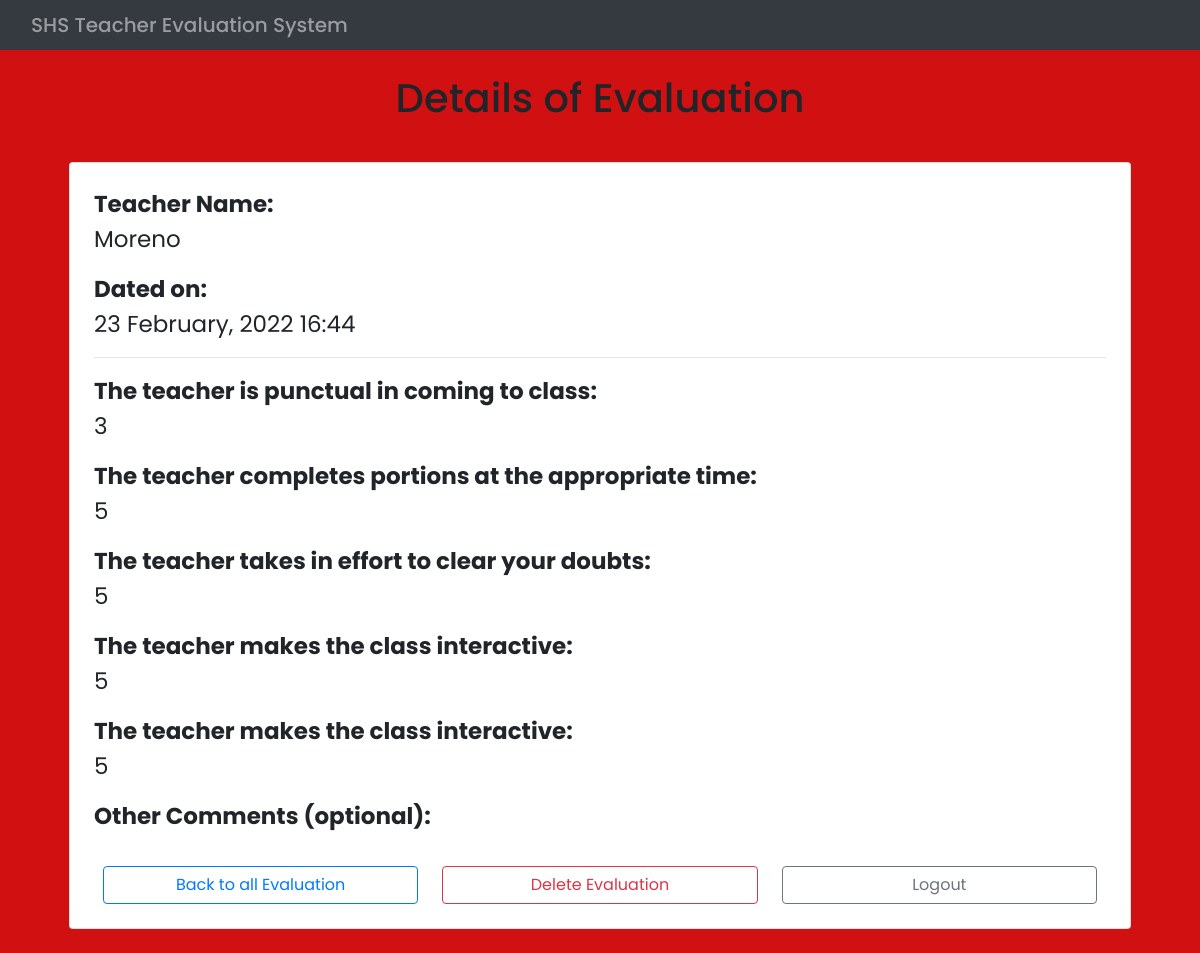
The page /review/feedback/44/ (signed in) on the database its author committed.
### Feedback/models.py (models this page shows, shortened)
class FeedbackData(models.Model):
    class Choice(models.IntegerChoices):
        Strongly_Disagree = 1
        Disagree = 2
        Sometimes = 3
        Agree = 4
        Strongly_Agree = 5
    date_submitted = models.DateTimeField(auto_now=True)
    teacher_name = models.ForeignKey(Teacher, verbose_name='Name of Teacher',
                                     on_delete=models.CASCADE)
    punctuality = models.IntegerField(verbose_name='The teacher is punctual in coming to class',choices=Choice.choices)
    portion = models.IntegerField(verbose_name='The teacher completes portions at the appropriate time',choices=Choice.choices)
    doubt = models.IntegerField(verbose_name='The teacher takes in effort to clear your doubts',choices=Choice.choices)
    interactive = models.IntegerField(verbose_name='The teacher makes the class interactive',choices=Choice.choices)
    comments = models.TextField(verbose_name='Any other feedback (your comments)',
                                blank=True)
    class Meta:
        verbose_name = 'Feedback Data'
        verbose_name_plural = 'Feedback Data'

### Home/models.py (models this page shows, shortened)
class Teacher(models.Model):
    name = models.CharField(verbose_name='Name of teacher',
                            max_length=255, unique=True)
    class Meta:
        verbose_name = 'Teacher'
        verbose_name_plural = 'Teachers'
    def __str__(self):
        return self.name

### Review/views.py (the view)
# urls.py: path('feedback/<int:pk>/', FeedbackDetailView.as_view(), name='FeedbackDetailView'),
class FeedbackDetailView(LoginRequiredMixin, DetailView):
    model = FeedbackData
    template_name = 'Review/detail_feedback.html'
    context_object_name = 'feedback'

### Review/templates/Review/detail_feedback.html
{% extends 'Home/index.html' %}
{% block content %}
    <div class="container">
        <h1 class="text-center py-3">Details of Evaluation</h1>
        <div class="card p-4 m-4">
            <p style="font-size: 23px;"><strong>Teacher Name:</strong><br>{{ feedback.teacher_name }}</p>
            <p style="font-size: 23px;"><strong>Dated on:</strong><br>{{ feedback.date_submitted|date:'d F, Y H:i ' }}</p>
            <hr class="p-0 m-0 mb-3">
            <p style="font-size: 23px;"><strong>The teacher is punctual in coming to class:</strong><br>{{ feedback.punctuality }}</p>
            <p style="font-size: 23px;"><strong>The teacher completes portions at the appropriate time:</strong><br>{{ feedback.portion }}</p>
            <p style="font-size: 23px;"><strong>The teacher takes in effort to clear your doubts:</strong><br>{{ feedback.doubt }}</p>
            <p style="font-size: 23px;"><strong>The teacher makes the class interactive:</strong><br>{{ feedback.interactive }}</p>
             <p style="font-size: 23px;"><strong>The teacher makes the class interactive:</strong><br>{{ feedback.interactive }}</p>
            <p style="font-size: 23px;"><strong>Other Comments (optional):</strong><br>{{ feedback.comments }}</p>
            <div class="row pt-3">
                <a class="btn btn-outline-primary ml-4 mr-4 col" role="button" href="{% url 'ListFeedbackView' %}">Back to all Evaluation</a>
                <a class="btn btn-outline-danger mr-4 col" role="button" href="{% url 'DeleteFeedbackView' feedback.id %}">Delete Evaluation</a>
                <a class="btn btn-outline-secondary mr-4 col" role="button" href="{% url 'LogoutView' %}">Logout</a>
            </div>
        </div>
    </div>
{% endblock content %}

### Home/static/Home/styles.css (style rules this page uses)
body { height: 100%; background-color: #d11111; background-image: url("https://mdbcdn.b-cdn.net/img/Photos/Others/images/76.webp"); }
html { height: 100%; }
* { margin: 0; padding: 0; box-sizing: border-box; font-family: 'Poppins',sans-serif; }

### rows shown on the page
FeedbackData: teacher_name "Moreno", date_submitted "23 February, 2022 16:44", punctuality "3", portion "5", doubt "5", interactive "5"
